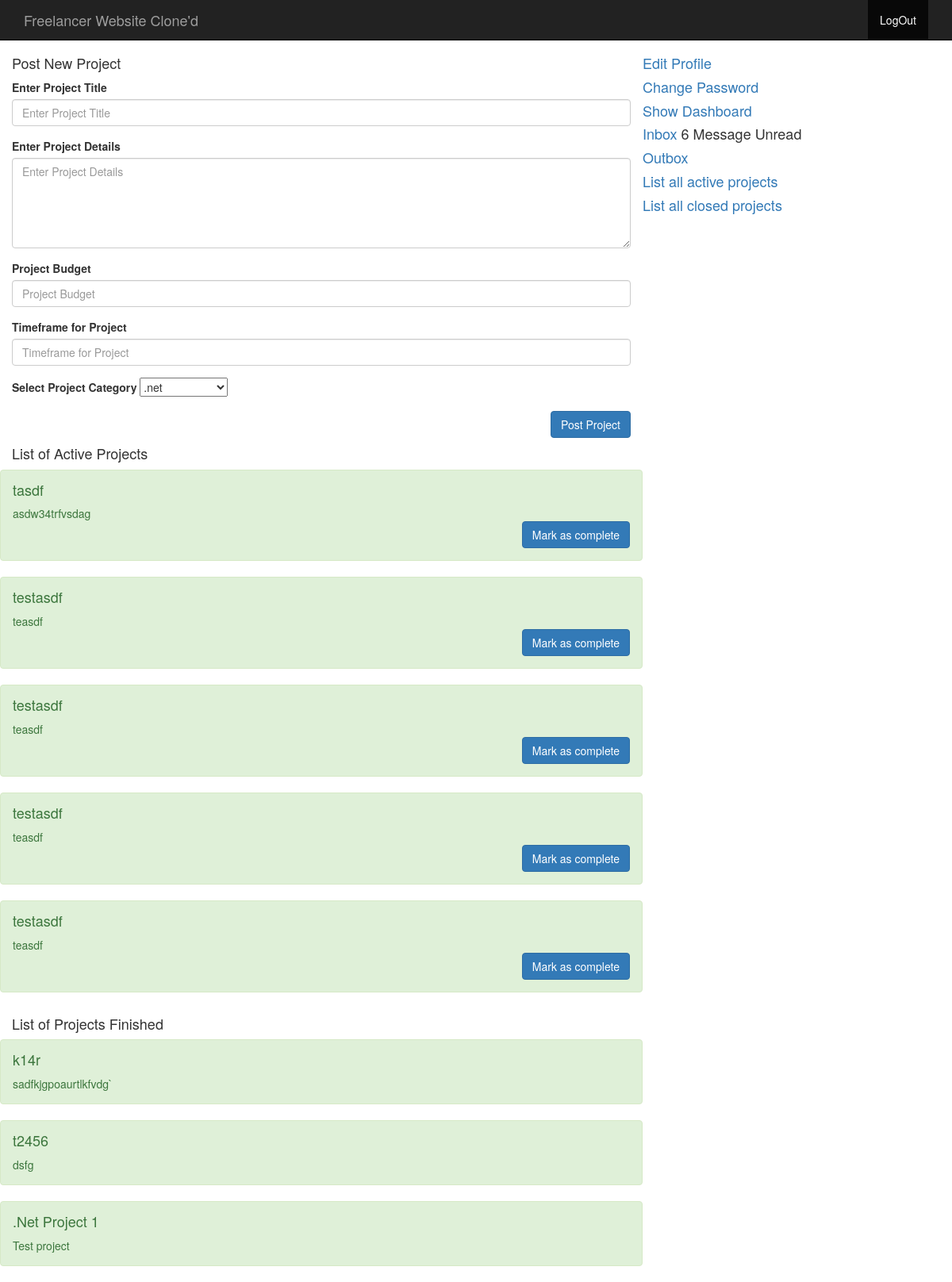
/dashboard/index.php (signed in), run on the app's committed database.
### tables this page shows
CREATE TABLE IF NOT EXISTS `website_config` (
  `id` int(11) NOT NULL AUTO_INCREMENT,
  `config` varchar(200) NOT NULL,
  `value` text NOT NULL,
  PRIMARY KEY (`id`),
  UNIQUE KEY `config` (`config`)
);

CREATE TABLE IF NOT EXISTS `project` (
  `id` int(11) NOT NULL AUTO_INCREMENT,
  `catid` text NOT NULL,
  `userid` int(11) NOT NULL,
  `title` text NOT NULL,
  `description` text,
  `budget` text,
  `timeframe` varchar(200) NOT NULL,
  `date` datetime NOT NULL,
  `status` enum('0','1') NOT NULL,
  PRIMARY KEY (`id`)
);

### classes/dashboard-loader.php (called while the page is built, shortened)
<?php
include __DIR__ . '/../config.php';
include_once 'WebsiteConfig.class.php';
$websiteConfig = new WebsiteConfig();
include_once 'DisplayUserInfo.class.php';
$display_user_info = new DisplayUserInfo();
include_once 'ProjectView.class.php';
$project_view = new ProjectView();
include('db_func.php');
?>

### classes/WebsiteConfig.class.php (called while the page is built)
<?php
class WebsiteConfig{
	public function getConfigValue($value){
		$get_value = $this->DbQuery($value);
		foreach ($get_value as $key) {
			$result = $key['value'];
		}
		return $result;
	}
	private function DbQuery($find){
		global $dblink;
		$query = "SELECT * FROM website_config WHERE config = '$find'";
		$value = $dblink->query($query);
		return $value;
	}
}
?>

### classes/DisplayUserInfo.class.php (called while the page is built, shortened)
<?php
class DisplayUserInfo {
	private function getUserInfo($id) {
		global $dblink;
		$v = $dblink->prepare("SELECT * FROM user WHERE id=?");
		$v->bind_param("i", $id);
		$v->execute();
		$result = get_result($v);
		return $result;
	}
	public function getUserId($id) {
		$data = $this -> getUserInfo($id);
		foreach ($data as $key) {
			return $key['id'];
		}
	}
	public function getUserDetailFromSession($emailid) {
		global $dblink;
		$query = "SELECT * FROM user WHERE username='$emailid' OR email='$emailid'";
		$result = $dblink->query($query);
		foreach ($result as $keyvalue){
			return $keyvalue;
		}
	}
}
?>

### classes/db_func.php (called while the page is built)
<?php
function get_result( $Statement ) {
    $RESULT = array();
    $Statement->store_result();
    for ( $i = 0; $i < $Statement->num_rows; $i++ ) {
        $Metadata = $Statement->result_metadata();
        $PARAMS = array();
        while ( $Field = $Metadata->fetch_field() ) {
            $PARAMS[] = &$RESULT[ $i ][ $Field->name ];
        }
        call_user_func_array( array( $Statement, 'bind_result' ), $PARAMS );
        $Statement->fetch();
    }
    return $RESULT;
}
?>

### classes/ProjectView.class.php (called while the page is built, shortened)
<?php
class ProjectView {
	public function projectDetailofUser($userid, $from, $to){
		global $dblink;
		$v = $dblink->prepare("SELECT * FROM project WHERE userid=? AND status='0' ORDER BY id DESC LIMIT ?,?");
		$v->bind_param("iii", $userid, $from, $to);
		$v->execute();
		$data = get_result($v);
		return $data;
	}
	public function completedProjectDetailofUser($userid, $from, $to){
		global $dblink;
		$v = $dblink->prepare("SELECT * FROM project WHERE userid=? AND status='1' ORDER BY id DESC LIMIT ?,?");
		$v->bind_param("iii", $userid, $from, $to);
		$v->execute();
		$data = get_result($v);
		return $data;
	}
}
?>

### dashboard/employer-dashboard.php (the view)
<div class="row">
<h4>Post New Project</h4>
<form method="POST" action="post-job.php">
	<div class="form-group">
		<label for="e1"><?php echo $websiteConfig->getConfigValue('emp_post_title') ?></label>
		<input id="e1" type="text" class="form-control" placeholder="<?php echo $websiteConfig->getConfigValue('emp_post_title') ?>" name="title">
	</div>
	<div class="form-group">
		<label for="e2"><?php echo $websiteConfig->getConfigValue('emp_post_desc') ?></label>
		<textarea id="e2"  class="form-control" rows="5" name="description" placeholder="<?php echo $websiteConfig->getConfigValue('emp_post_desc') ?>"></textarea>
	</div>
	<div class="form-group">
		<label for="e3"><?php echo $websiteConfig->getConfigValue('emp_post_budget') ?></label>
		<input id="e3"  type="text" class="form-control" placeholder="<?php echo $websiteConfig->getConfigValue('emp_post_budget') ?>" name="budget">
	</div>
	<div class="form-group">
		<label for="e4"><?php echo $websiteConfig->getConfigValue('emp_post_time') ?></label>
		<input  id="e4" type="text" class="form-control" placeholder="<?php echo $websiteConfig->getConfigValue('emp_post_time') ?>" name="timeframe">
	</div>
	<div class="form-group">
		<label for="e5"><?php echo $websiteConfig->getConfigValue('emp_post_category') ?></label>
		<select  id="e5" name="category">
			<?php
			$query = "SELECT * FROM category";
			$result = $dblink->query($query);
			foreach ($result as $key1) {
				echo "<option value=\"".$key1['id']."\">".$key1['value']."</option>";
			}
			?>
		</select>
	</div>
	<button type="submit" class="btn btn-primary pull-right"><?php echo $websiteConfig->getConfigValue('emp_post_button') ?></button>
</form>
</div>
<?php
include 'list-project.php';
?>

### dashboard/list-project.php (shortened to what this page needs)
		<div class="row">
			<h4>List of Active Projects</h4>
<?php
$userid = $display_user_info->getUserDetailFromSession($_SESSION['username']);
$userid = $display_user_info->getUserId($userid['id']);
$list = $project_view->projectDetailofUser($userid,0, 5);
foreach($list as $array){
	?>
	<div class="row alert alert-success">
		<h4><?php echo $array['title']; ?></h4>
		<p><?php echo $array['description']; ?></p>
		<a href="complete.php?id=<?php echo $array['id']; ?>" class="btn btn-primary pull-right">Mark as complete</a>
	</div>
	<?php
		}
?>
</div>
<div class="row">
			<h4>List of Projects Finished</h4>
<?php
$userid = $display_user_info->getUserDetailFromSession($_SESSION['username']);
$userid = $display_user_info->getUserId($userid['id']);
$list = $project_view->completedProjectDetailofUser($userid, 0, 5);
foreach($list as $array){
	?>
	<div class="row alert alert-success">
		<h4><?php echo $array['title']; ?></h4>
		<p><?php echo $array['description']; ?></p>
	</div>
	<?php
		}
?>
</div>

### css/style.css (style rules this page uses)
body { padding-top: 60px; }

### data on the page
website_config: value "Enter Project Title"
website_config: value "Enter Project Details"
website_config: value "Project Budget"
website_config: value "Timeframe for Project"
website_config: value "Select Project Category"
website_config: value "Post Project"
project: title "tasdf", description "asdw34trfvsdag"
project: title "testasdf", description "teasdf"
project: title "testasdf", description "teasdf"
project: title "testasdf", description "teasdf"
project: title "testasdf", description "teasdf"
project: title "k14r", description "sadfkjgpoaurtlkfvdg`"
project: title "t2456", description "dsfg"
project: title ".Net Project 1", description "Test project"

### other printed values
$websiteConfig->getConfigValue('title') "Freelancer Website Clone'd"
$message_class->countUnreadmessage($userid) "6"
form field category ".net"
